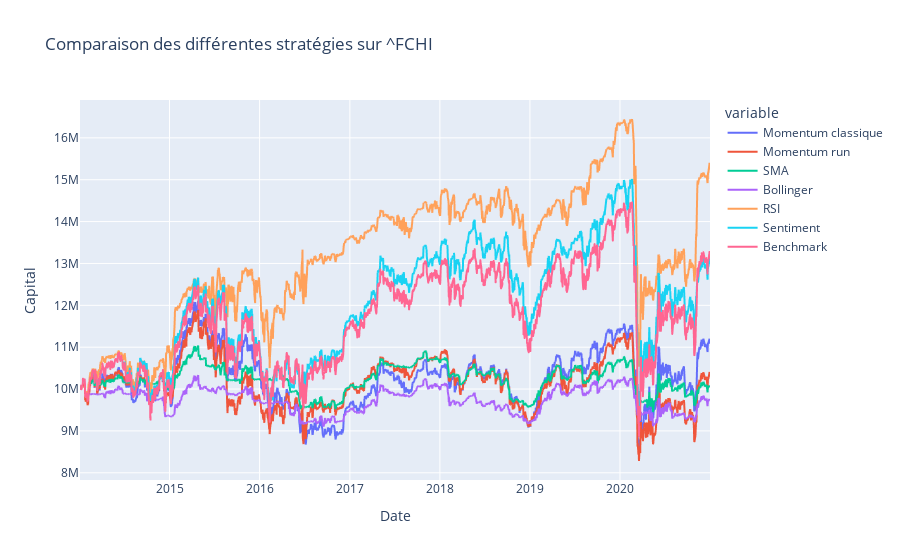

Write notebook code for a chart like this one.
### Code cell
#On supprime la stratégie Sentiment si elle ne contient que des NaN (après debut 2021)
if sentiment_strat.isna().all():
    strategies.drop('Sentiment',axis=1,inplace=True)


strategies_filled = strategies
strategies_filled['Benchmark'] = passif

#On change le backend de pandas pour afficher les graphiques avec Plotly
pd.options.plotting.backend = "plotly"
strategies_filled.plot(title=f'Comparaison des différentes stratégies sur {ticker}',labels=dict(value='Capital',index='Date'))

### Figure 1 — Plotly figure (JSON) as saved in the notebook; plotly's stock layout.template omitted (floating-point values rounded to 4 significant figures; data arrays with more than 128 entries replaced by an {"elided": "..."} marker saying what was removed)
{"data": [{"hovertemplate": "variable=Momentum classique<br>Date=%{x}<br>Capital=%{y}<extra></extra>", "legendgroup": "Momentum classique", "line": {"color": "#636efa", "dash": "solid"}, "marker": {"symbol": "circle"}, "mode": "lines", "name": "Momentum classique", "showlegend": true, "type": "scattergl", "x": {"elided": "1788 str values"}, "xaxis": "x", "y": {"elided": "1788 float values"}, "yaxis": "y"}, {"hovertemplate": "variable=Momentum run<br>Date=%{x}<br>Capital=%{y}<extra></extra>", "legendgroup": "Momentum run", "line": {"color": "#EF553B", "dash": "solid"}, "marker": {"symbol": "circle"}, "mode": "lines", "name": "Momentum run", "showlegend": true, "type": "scattergl", "x": {"elided": "1788 str values"}, "xaxis": "x", "y": {"elided": "1788 float values"}, "yaxis": "y"}, {"hovertemplate": "variable=SMA<br>Date=%{x}<br>Capital=%{y}<extra></extra>", "legendgroup": "SMA", "line": {"color": "#00cc96", "dash": "solid"}, "marker": {"symbol": "circle"}, "mode": "lines", "name": "SMA", "showlegend": true, "type": "scattergl", "x": {"elided": "1788 str values"}, "xaxis": "x", "y": {"elided": "1788 float values"}, "yaxis": "y"}, {"hovertemplate": "variable=Bollinger<br>Date=%{x}<br>Capital=%{y}<extra></extra>", "legendgroup": "Bollinger", "line": {"color": "#ab63fa", "dash": "solid"}, "marker": {"symbol": "circle"}, "mode": "lines", "name": "Bollinger", "showlegend": true, "type": "scattergl", "x": {"elided": "1788 str values"}, "xaxis": "x", "y": {"elided": "1788 float values"}, "yaxis": "y"}, {"hovertemplate": "variable=RSI<br>Date=%{x}<br>Capital=%{y}<extra></extra>", "legendgroup": "RSI", "line": {"color": "#FFA15A", "dash": "solid"}, "marker": {"symbol": "circle"}, "mode": "lines", "name": "RSI", "showlegend": true, "type": "scattergl", "x": {"elided": "1788 str values"}, "xaxis": "x", "y": {"elided": "1788 float values"}, "yaxis": "y"}, {"hovertemplate": "variable=Sentiment<br>Date=%{x}<br>Capital=%{y}<extra></extra>", "legendgroup": "Sentiment", "line": {"color": "#19d3f3", "dash": "solid"}, "marker": {"symbol": "circle"}, "mode": "lines", "name": "Sentiment", "showlegend": true, "type": "scattergl", "x": {"elided": "1788 str values"}, "xaxis": "x", "y": {"elided": "1788 float values"}, "yaxis": "y"}, {"hovertemplate": "variable=Benchmark<br>Date=%{x}<br>Capital=%{y}<extra></extra>", "legendgroup": "Benchmark", "line": {"color": "#FF6692", "dash": "solid"}, "marker": {"symbol": "circle"}, "mode": "lines", "name": "Benchmark", "showlegend": true, "type": "scattergl", "x": {"elided": "1788 str values"}, "xaxis": "x", "y": {"elided": "1788 float values"}, "yaxis": "y"}], "layout": {"legend": {"title": {"text": "variable"}, "tracegroupgap": 0}, "title": {"text": "Comparaison des différentes stratégies sur ^FCHI"}, "xaxis": {"anchor": "y", "domain": [0, 1], "title": {"text": "Date"}}, "yaxis": {"anchor": "x", "domain": [0, 1], "title": {"text": "Capital"}}}}
